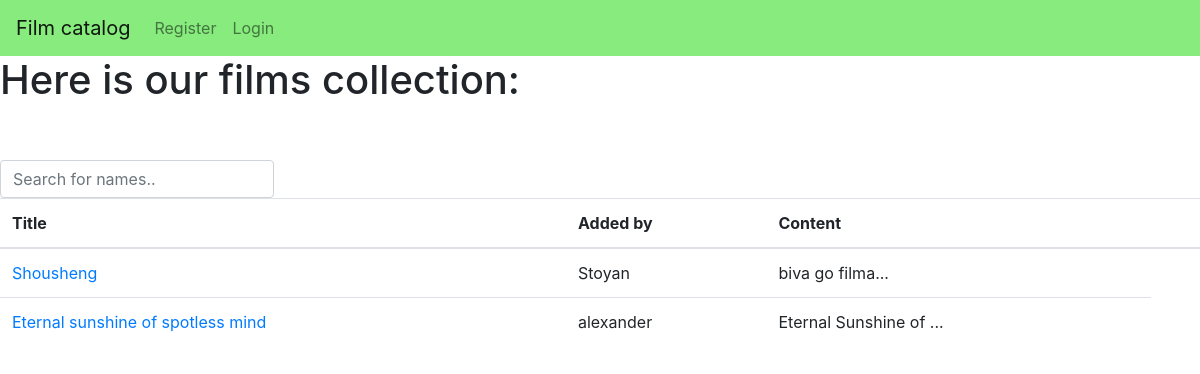
Page /home on the earlier database version.
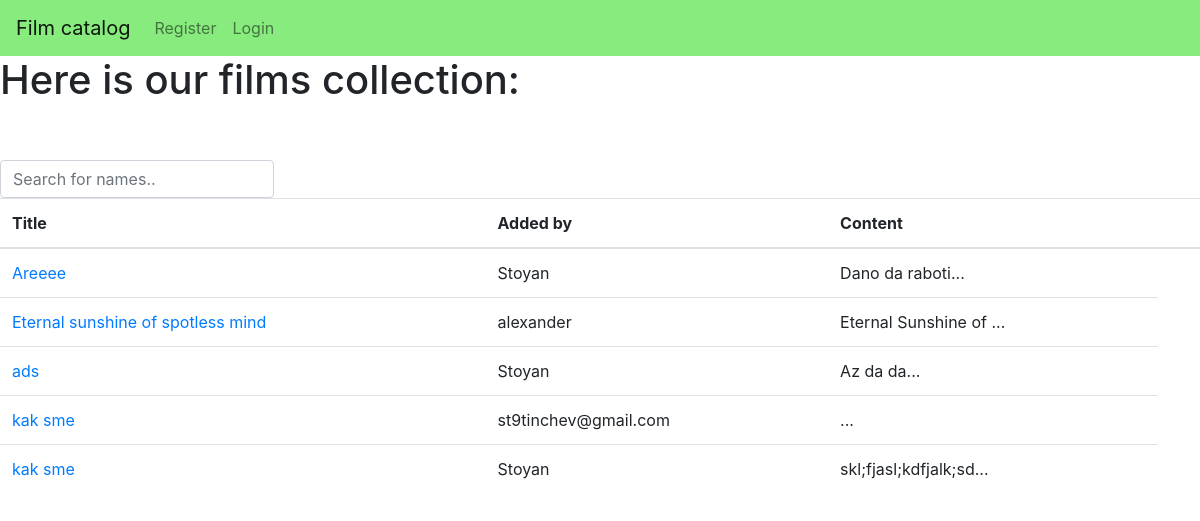
Same page on the later database version.
### tables this page shows
CREATE TABLE FILMS 
    (
        film_id INTEGER PRIMARY KEY AUTOINCREMENT, 
        name TEXT, 
        author TEXT, 
        content TEXT
    );

### app.py (the view)
@app.route("/home")
def home():
    return render_template("films.html", films=Film.all(),
                           usr=None)

### database.py (called while the page is built)
    def __enter__(self):
        self.conn = sqlite3.connect("films.db")
        return self.conn.cursor()

    def __exit__(self, type, value, traceback):
        self.conn.commit()

### film.py (called while the page is built)
    @staticmethod
    def all():
        with DB() as db:
            rows = db.execute('SELECT * FROM FILMS').fetchall()
            return [Film(*row) for row in rows]

### templates/films.html (shortened to what this page needs)
{% extends "base.html" %}
{% block content %}
    {% if usr %}
        <h1>Hello {{ usr }}</h1>
        <br><br><br>
        <h2>If you want to add new film to our collection:   <a href="/profile/add_film">Click here</a></h2>
        <br>
        <h1>You previously added these films: </h1>
    {% else %}
        <h1>Here is our films collection: </h1>
    {% endif %}
    <br><br>
    <form class="form-inline my-2 my-lg-0">
        <input class="form-control mr-sm-2" type="search" id="myInput" onkeyup="searchFunction()"
               placeholder="Search for names.." aria-label="Search">
    </form>
    <table id="myTable" class="table">
	    <thead>
		    <tr>
			    <th>Title</th>
			    <th>Added by</th>
			    <th>Content</th>
                <th></th>
		    </tr>
	    </thead>
	    <tbody>
	    {% if films %}
            {% for film in films %}
                <tr>
                    <td>
                        <a href="/home/{{film.film_id}}">{{film.name}}</a>
                    </td>
                    <td>{{ film.author }}</td>
                    <td>{{ film.content[:20] }}...</td>
                </tr>
            {% endfor %}
        {% endif %}
	    </tbody>
    </table>
{% endblock %}

Differences in the rows shown:
changed FILMS: name "Shousheng" → "Areeee"; content "biva go filma" → "Dano da raboti"
added FILMS: name "ads", author "Stoyan", content "Az da da"
added FILMS: name "kak sme", author "st9tinchev@gmail.com"
added FILMS: name "kak sme", author "Stoyan", content "skl;fjasl;kdfjalk;sd"
